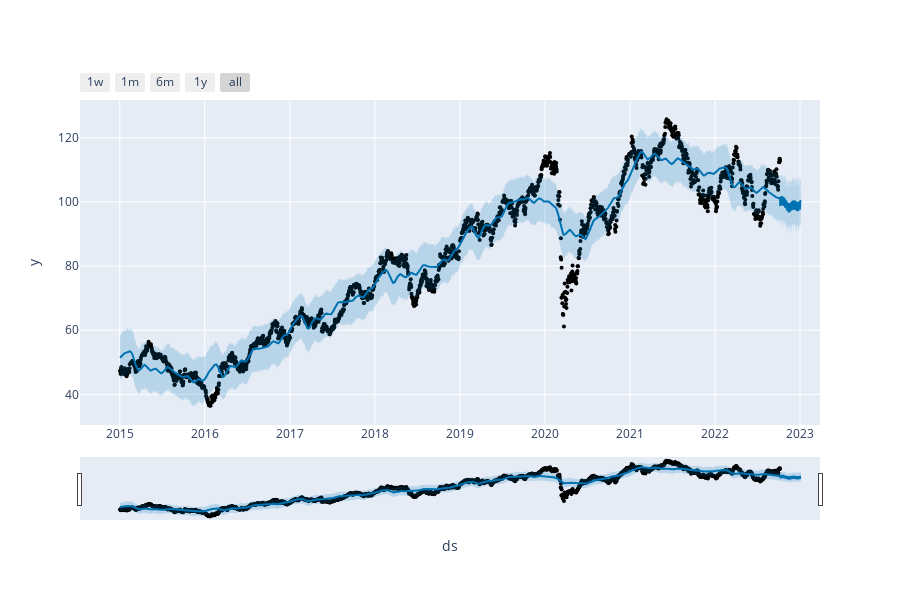

Write notebook code for a chart like this one.
### Code cell
plot_plotly(modelo, previsoes)

### Figure 1 — Plotly figure (JSON) as saved in the notebook; plotly's stock layout.template omitted (floating-point values rounded to 4 significant figures; data arrays with more than 128 entries replaced by an {"elided": "..."} marker saying what was removed)
{"data": [{"marker": {"color": "black", "size": 4}, "mode": "markers", "name": "Actual", "type": "scatter", "x": {"elided": "1932 str values"}, "y": {"elided": "1932 float values"}}, {"hoverinfo": "skip", "line": {"width": 0}, "mode": "lines", "type": "scatter", "x": {"elided": "2022 str values"}, "y": {"elided": "2022 float values"}}, {"fill": "tonexty", "fillcolor": "rgba(0, 114, 178, 0.2)", "line": {"color": "#0072B2", "width": 2}, "mode": "lines", "name": "Predicted", "type": "scatter", "x": {"elided": "2022 str values"}, "y": {"elided": "2022 float values"}}, {"fill": "tonexty", "fillcolor": "rgba(0, 114, 178, 0.2)", "hoverinfo": "skip", "line": {"width": 0}, "mode": "lines", "type": "scatter", "x": {"elided": "2022 str values"}, "y": {"elided": "2022 float values"}}], "layout": {"height": 600, "showlegend": false, "width": 900, "xaxis": {"rangeselector": {"buttons": [{"count": 7, "label": "1w", "step": "day", "stepmode": "backward"}, {"count": 1, "label": "1m", "step": "month", "stepmode": "backward"}, {"count": 6, "label": "6m", "step": "month", "stepmode": "backward"}, {"count": 1, "label": "1y", "step": "year", "stepmode": "backward"}, {"step": "all"}]}, "rangeslider": {"visible": true}, "title": {"text": "ds"}, "type": "date"}, "yaxis": {"title": {"text": "y"}}}}
